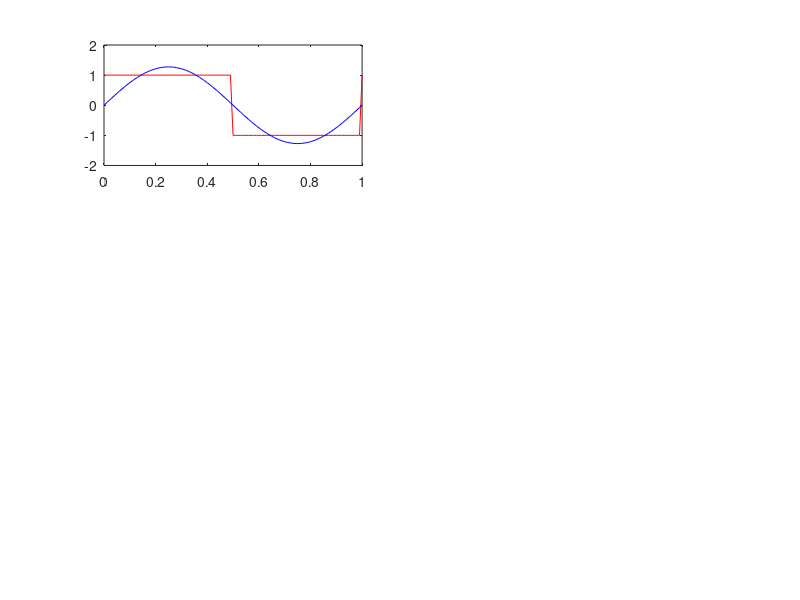

Reproduce this figure in MATLAB. (Note: this script raises an error after producing the figure.)
t = (0:0.01:1); 
y = square(2*pi*t);
y2 = 0;
kappas = [1,3,5,10,50,500];
position = 1;
counter = 0;
for i = 1:2:1000
    counter = counter + 1;
    f = (4/pi) * (sin(2*pi*i*t)) / i;
    y2 = y2 + f;
    for k = 1:1:6
        if kappas(k) == counter
            subplot(3,2,k);
            plot(t,y,'r');
            ylim([-2 2]) 
            hold on;
            plot(t,y2,'blue'); 
            title("Approximation with " + num2str(counter) + " sine functions"); 
        end
    end
end
